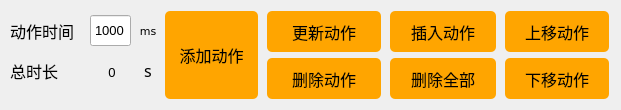
    <widget class="QWidget" name="widget_1" native="true">
     <property name="geometry">
      <rect>
       <x>555</x>
       <y>240</y>
       <width>621</width>
       <height>110</height>
      </rect>
     </property>
     <property name="font">
      <font>
       <family>Arial</family>
       <pointsize>10</pointsize>
      </font>
     </property>
     <property name="styleSheet">
      <string notr="true">#widget_1 {border:1px solid #242424;
border-color: rgb(200, 200, 200);}</string>
     </property>
     <widget class="QLabel" name="label_time">
      <property name="geometry">
       <rect>
        <x>10</x>
        <y>15</y>
        <width>71</width>
        <height>31</height>
       </rect>
      </property>
      <property name="font">
       <font>
        <family>黑体</family>
        <pointsize>12</pointsize>
       </font>
      </property>
      <property name="text">
       <string>动作时间</string>
      </property>
     </widget>
     <widget class="QLineEdit" name="lineEdit_time">
      <property name="geometry">
       <rect>
        <x>90</x>
        <y>15</y>
        <width>41</width>
        <height>31</height>
       </rect>
      </property>
      <property name="font">
       <font>
        <family>Arial</family>
        <pointsize>10</pointsize>
       </font>
      </property>
      <property name="text">
       <string>1000</string>
      </property>
      <property name="maxLength">
       <number>30000</number>
      </property>
      <property name="alignment">
       <set>Qt::AlignCenter</set>
      </property>
     </widget>
     <widget class="QPushButton" name="Button_AddAction">
      <property name="geometry">
       <rect>
        <x>165</x>
        <y>11</y>
        <width>93</width>
        <height>88</height>
       </rect>
      </property>
      <property name="sizePolicy">
       <sizepolicy hsizetype="Minimum" vsizetype="Fixed">
        <horstretch>0</horstretch>
        <verstretch>0</verstretch>
       </sizepolicy>
      </property>
      <property name="font">
       <font>
        <family>黑体</family>
        <pointsize>12</pointsize>
       </font>
      </property>
      <property name="layoutDirection">
       <enum>Qt::LeftToRight</enum>
      </property>
      <property name="styleSheet">
       <string notr="true">QPushButton{background-color: rgb(255, 165, 0);}
QPushButton:hover{background-color:  rgb(255, 210, 0);}
QPushButton{border-radius:5px;}</string>
      </property>
      <property name="text">
       <string>添加动作</string>
      </property>
     </widget>
     <widget class="QPushButton" name="Button_DelectAction">
      <property name="geometry">
       <rect>
        <x>267</x>
        <y>58</y>
        <width>114</width>
        <height>41</height>
       </rect>
      </property>
      <property name="font">
       <font>
        <family>黑体</family>
        <pointsize>12</pointsize>
       </font>
      </property>
      <property name="styleSheet">
       <string notr="true">QPushButton{background-color: rgb(255, 165, 0);}
QPushButton:hover{background-color:  rgb(255, 210, 0);}
QPushButton{border-radius:5px;}</string>
      </property>
      <property name="text">
       <string>删除动作</string>
      </property>
     </widget>
     <widget class="QPushButton" name="Button_UpdateAction">
      <property name="geometry">
       <rect>
        <x>267</x>
        <y>11</y>
        <width>114</width>
        <height>41</height>
       </rect>
      </property>
      <property name="sizePolicy">
       <sizepolicy hsizetype="Minimum" vsizetype="Fixed">
        <horstretch>0</horstretch>
        <verstretch>0</verstretch>
       </sizepolicy>
      </property>
      <property name="font">
       <font>
        <family>黑体</family>
        <pointsize>12</pointsize>
       </font>
      </property>
      <property name="layoutDirection">
       <enum>Qt::LeftToRight</enum>
      </property>
      <property name="styleSheet">
       <string notr="true">QPushButton{background-color: rgb(255, 165, 0);}
QPushButton:hover{background-color:  rgb(255, 210, 0);}
QPushButton{border-radius:5px;}</string>
      </property>
      <property name="text">
       <string>更新动作</string>
      </property>
     </widget>
     <widget class="QPushButton" name="Button_InsertAction">
      <property name="geometry">
       <rect>
        <x>390</x>
        <y>11</y>
        <width>106</width>
        <height>41</height>
       </rect>
      </property>
      <property name="sizePolicy">
       <sizepolicy hsizetype="Minimum" vsizetype="Fixed">
        <horstretch>0</horstretch>
        <verstretch>0</verstretch>
       </sizepolicy>
      </property>
      <property name="font">
       <font>
        <family>黑体</family>
        <pointsize>12</pointsize>
       </font>
      </property>
      <property name="layoutDirection">
       <enum>Qt::LeftToRight</enum>
      </property>
      <property name="styleSheet">
       <string notr="true">QPushButton{background-color: rgb(255, 165, 0);}
QPushButton:hover{background-color:  rgb(255, 210, 0);}
QPushButton{border-radius:5px;}</string>
      </property>
      <property name="text">
       <string>插入动作</string>
      </property>
     </widget>
     <widget class="QPushButton" name="Button_MoveUpAction">
      <property name="geometry">
       <rect>
        <x>505</x>
        <y>11</y>
        <width>104</width>
        <height>41</height>
       </rect>
      </property>
      <property name="sizePolicy">
       <sizepolicy hsizetype="Minimum" vsizetype="Fixed">
        <horstretch>0</horstretch>
        <verstretch>0</verstretch>
       </sizepolicy>
      </property>
      <property name="font">
       <font>
        <family>黑体</family>
        <pointsize>12</pointsize>
       </font>
      </property>
      <property name="layoutDirection">
       <enum>Qt::LeftToRight</enum>
      </property>
      <property name="styleSheet">
       <string notr="true">QPushButton{background-color: rgb(255, 165, 0);}
QPushButton:hover{background-color:  rgb(255, 210, 0);}
QPushButton{border-radius:5px;}</string>
      </property>
      <property name="text">
       <string>上移动作</string>
      </property>
     </widget>
     <widget class="QPushButton" name="Button_MoveDownAction">
      <property name="geometry">
       <rect>
        <x>505</x>
        <y>58</y>
        <width>104</width>
        <height>41</height>
       </rect>
      </property>
      <property name="font">
       <font>
        <family>黑体</family>
        <pointsize>12</pointsize>
       </font>
      </property>
      <property name="styleSheet">
       <string notr="true">QPushButton{background-color: rgb(255, 165, 0);}
QPushButton:hover{background-color:  rgb(255, 210, 0);}
QPushButton{border-radius:5px;}</string>
      </property>
      <property name="text">
       <string>下移动作</string>
      </property>
     </widget>
     <widget class="QLabel" name="label_time_2">
      <property name="geometry">
       <rect>
        <x>10</x>
        <y>55</y>
        <width>91</width>
        <height>31</height>
       </rect>
      </property>
      <property name="font">
       <font>
        <family>黑体</family>
        <pointsize>12</pointsize>
       </font>
      </property>
      <property name="text">
       <string>总时长</string>
      </property>
     </widget>
     <widget class="QLabel" name="label">
      <property name="geometry">
       <rect>
        <x>140</x>
        <y>20</y>
        <width>16</width>
        <height>21</height>
       </rect>
      </property>
      <property name="font">
       <font>
        <family>DejaVu Sans</family>
        <pointsize>8</pointsize>
       </font>
      </property>
      <property name="text">
       <string>ms</string>
      </property>
      <property name="alignment">
       <set>Qt::AlignCenter</set>
      </property>
     </widget>
     <widget class="QLabel" name="label_5">
      <property name="geometry">
       <rect>
        <x>140</x>
        <y>60</y>
        <width>16</width>
        <height>21</height>
       </rect>
      </property>
      <property name="font">
       <font>
        <family>黑体</family>
        <pointsize>12</pointsize>
       </font>
      </property>
      <property name="text">
       <string>s</string>
      </property>
      <property name="alignment">
       <set>Qt::AlignCenter</set>
      </property>
     </widget>
     <widget class="QLabel" name="label_TotalTime">
      <property name="geometry">
       <rect>
        <x>94</x>
        <y>62</y>
        <width>36</width>
        <height>20</height>
       </rect>
      </property>
      <property name="layoutDirection">
       <enum>Qt::LeftToRight</enum>
      </property>
      <property name="text">
       <string>0</string>
      </property>
      <property name="alignment">
       <set>Qt::AlignCenter</set>
      </property>
     </widget>
     <widget class="QPushButton" name="Button_DelectAllAction">
      <property name="geometry">
       <rect>
        <x>390</x>
        <y>58</y>
        <width>106</width>
        <height>41</height>
       </rect>
      </property>
      <property name="font">
       <font>
        <family>黑体</family>
        <pointsize>12</pointsize>
       </font>
      </property>
      <property name="styleSheet">
       <string notr="true">QPushButton{background-color: rgb(255, 165, 0);}
QPushButton:hover{background-color:  rgb(255, 210, 0);}
QPushButton{border-radius:5px;}</string>
      </property>
      <property name="text">
       <string>删除全部</string>
      </property>
     </widget>
    </widget>
